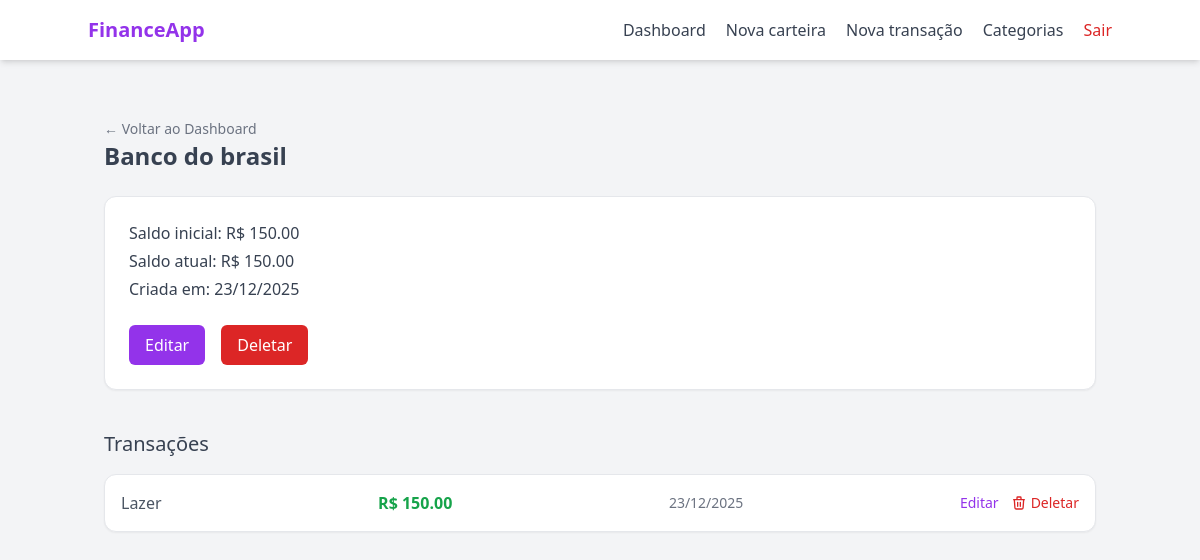
Before: /wallet/2 (signed in) with the older database file.
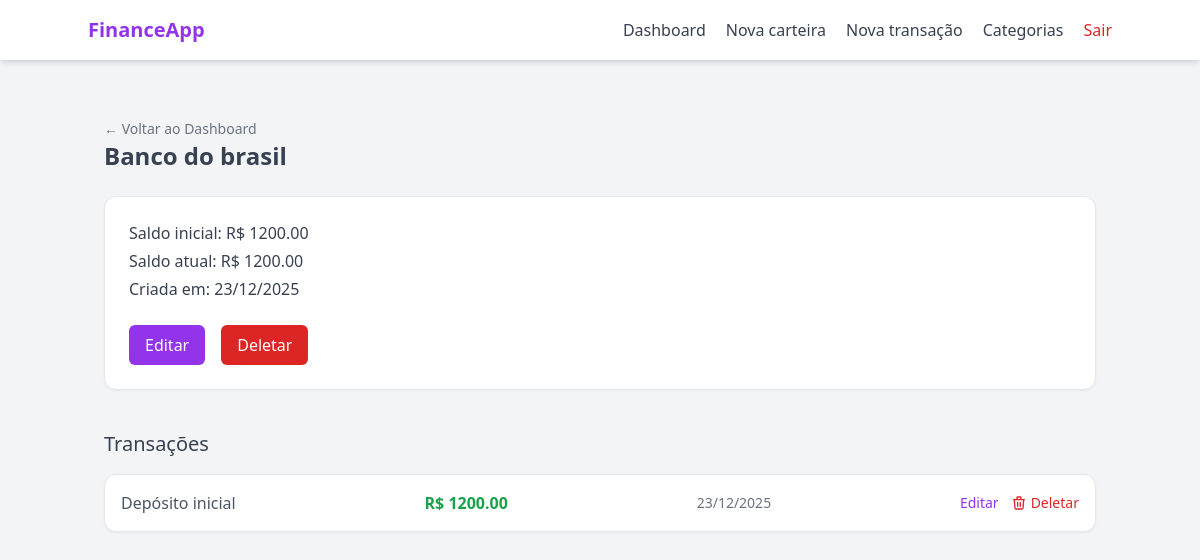
After: the same page with the newer database file.
### models/wallet.py (models this page shows, shortened)
class Wallet(db.Model):
    __tablename__ = "wallets"
    id = db.Column(db.Integer, primary_key= True)
    wallet_name = db.Column(db.String(100), nullable= False)
    initial_balance = db.Column(db.Float, default= 0.0)
    current_balance = db.Column(db.Float, default= 0.0)
    is_active = db.Column(db.Boolean, default= True)
    created_at = db.Column(db.DateTime, default= lambda: datetime.now(timezone.utc).date())
    user_id = db.Column(db.Integer, db.ForeignKey("users.id"), nullable= False)
    transactions = db.relationship("Transaction", backref="wallets", lazy= True)

### models/transaction.py (models this page shows, shortened)
class Transaction(db.Model):
    __tablename__ = "transactions"
    id = db.Column(db.Integer, primary_key= True)
    transaction_type = db.Column(db.String(20), nullable= False)
    value = db.Column(db.Float, nullable= False)
    created_at = db.Column(db.DateTime, default= lambda: datetime.now(timezone.utc))
    description = db.Column(db.String(100), nullable= True)
    wallet_id = db.Column(db.Integer, db.ForeignKey("wallets.id"), nullable= False)
    category_id = db.Column(db.Integer, db.ForeignKey("categories.id"), nullable= False)
    category = db.relationship("Category", lazy= True)

### models/category.py (models this page shows, shortened)
class Category(db.Model):
    __tablename__ = "categories"
    id = db.Column(db.Integer, primary_key= True)
    name = db.Column(db.String(100), nullable= False)
    type = db.Column(db.String(20), nullable= False)
    __mapper_args__ = {
        "polymorphic_on": type,
        "polymorphic_identity": "category"
    }

### routes/wallet_routes.py (the view)
@wallet_bp.route("/<int:wallet_id>", methods=["GET"])
@login_required
def wallet_detail_page(wallet_id):
    wallet = WalletController.get_wallet_by_id(wallet_id)
    transactions = TransactionController.get_transactions_by_wallet(wallet_id)
    categories = CategoryController.get_user_categories(user_id=current_user.id)
    if not wallet:
        return "Carteira não encontrada", 404
    if wallet.user_id != current_user.id:
        return "Acesso negado", 403
    return render_template("wallet/detail.html", wallet= wallet, transactions= transactions, categories= categories)

### controllers/category_controller.py (called while the page is built)
    @staticmethod
    def get_user_categories(user_id):
        return UserCategory.query.filter_by(user_id= user_id).all()

### controllers/transaction_controller.py (called while the page is built)
    @staticmethod
    def get_transactions_by_wallet(wallet_id):
        return Transaction.query.filter_by(wallet_id=wallet_id).order_by(Transaction.created_at.desc()).all()

### controllers/wallet_controller.py (called while the page is built)
    @staticmethod
    def get_wallet_by_id(wallet_id):
        wallet = Wallet.query.filter_by(id= wallet_id, is_active= True).first()
        return wallet

### templates/wallet/detail.html (shortened to what this page needs)
{% extends "base.html" %}
{% block content %}
<div class="text-left pt-4">
    <a href="{{ url_for('main_bp.dashboard_page') }}" class="text-sm text-gray-500 hover:text-purple-600 transition-colors">
            ← Voltar ao Dashboard
    </a>
</div>
<h1 class="text-2xl font-semibold text-gray-700 mb-6">
    {{ wallet.wallet_name }}
</h1>
<div class="bg-white shadow-sm rounded-xl p-6 border border-gray-200 mb-10">
    <div class="mb-6 space-y-1 text-gray-700">
        <p><span class="font-medium">Saldo inicial:</span> R$ {{ "%.2f"|format(wallet.initial_balance) }}</p>
        <p><span class="font-medium">Saldo atual:</span> R$ {{ "%.2f"|format(wallet.current_balance) }}</p>
        <p><span class="font-medium">Criada em:</span> {{ wallet.created_at.strftime("%d/%m/%Y") }}</p>
    </div>
    <div class="flex gap-4">
        <button id="openEditWalletModal" onclick="openEditWalletModal('{{url_for('wallet_bp.edit_wallet', wallet_id=wallet.id)}}', '{{wallet.wallet_name}}')"
                class="px-4 py-2 rounded-md bg-purple-600 text-white hover:bg-purple-700 transition">
            Editar
        </button>
        <button type="button"
            onclick="openConfirmModal(
                '{{ url_for('wallet_bp.delete_wallet', wallet_id=wallet.id) }}',
                'Deletar carteira',
                'Tem certeza que deseja deletar a carteira <strong>{{ wallet.wallet_name }}</strong>? Você não poderá realizar novas transações nela e as transações serão perdidas.'
            )"
            class="px-4 py-2 rounded-md bg-red-600 text-white hover:bg-red-700 transition">
            Deletar
        </button>
    </div>
</div>
<h2 class="text-xl text-gray-700 font-medium mb-4">Transações</h2>
<ul class="bg-white shadow-sm rounded-xl border border-gray-200 divide-y">
    {% if transactions %}
        {% for transaction in transactions %}
            <li class="p-4 flex items-center justify-between">
                <span class="text-gray-600 font-medium">
                    {{ transaction.category.name }}
                </span>
                <span class="{% if transaction.transaction_type == 'income' %}text-green-600{% else %}text-red-600{% endif %} font-semibold">
                    R$ {{ "%.2f"|format(transaction.value) }}
                </span>
                <span class="text-gray-500 text-sm">
                    {{ transaction.created_at.strftime('%d/%m/%Y') if transaction.created_at else "Sem data" }}
                </span>
                <div class="flex gap-3 text-sm">
                    <button
                        type="button"
                        class="text-purple-600 hover:underline"
                        onclick="openEditTransactionModal(
                            '#',
                            '{{transaction.value}}',
                            '{{ transaction.created_at.strftime('%Y-%m-%d') if transaction.created_at else '' }}',
                            '{{transaction.category_id}}'
                        )">
                        Editar
                    </button>
                    <button type="button"
                        onclick="openConfirmModal(
                            '{{ url_for('transaction_bp.delete_transaction', transaction_id=transaction.id) }}',
                            'Excluir Transação',
                            'Tem certeza que deseja apagar a transação de R$ {{ transaction.value }}? O saldo da carteira será atualizado.'
                        )"
                        class="text-red-600 hover:text-red-800 hover:underline transition-colors font-medium text-sm flex items-center gap-1">
                        <svg class="w-4 h-4" fill="none" stroke="currentColor" viewBox="0 0 24 24"><path stroke-linecap="round" stroke-linejoin="round" stroke-width="2" d="M19 7l-.867 12.142A2 2 0 0116.138 21H7.862a2 2 0 01-1.995-1.858L5 7m5 4v6m4-6v6m1-10V4a1 1 0 00-1-1h-4a1 1 0 00-1 1v3M4 7h16"></path></svg>
                        Deletar
                    </button>
                </div>
            </li>
        {% endfor %}
        {% else %}
        <li class="p-4 text-gray-500 text-center">Nenhuma transação encontrada</li>
        {% endif %}
    </ul>
{% endblock %}

### templates/base.html (shortened to what this page needs)
<!DOCTYPE html>
<html lang="pt-br">
<head>
    <script src="https://cdn.tailwindcss.com"></script>
</head>
<body class="bg-gray-100 text-gray-800">
    <header class="bg-white shadow-md p-4">
        <div class="max-w-5xl mx-auto flex items-center justify-between">
            <div class="text-xl font-bold text-purple-600">
                FinanceApp
            </div>
            <nav class="flex items-center gap-5 text-gray-700">
                <a href="/dashboard" class="hover:text-purple-600 transition">Dashboard</a>
                <a href="/wallet/new" class="hover:text-purple-600 transition">Nova carteira</a>
                <a href="/transaction/new" class="hover:text-purple-600 transition">Nova transação</a>
                <a href="{{ url_for('category_bp.category_index_page') }}" class="hover:text-purple-600 transition">Categorias</a>
                <a href="{{ url_for('auth_bp.logout') }}"
                   class="text-red-600 font-medium hover:text-red-700 transition">
                    Sair
                </a>
            </nav>
        </div>
    </header>
    <main class="max-w-5xl mx-auto py-10 px-4">
        {% block content %}
        {% endblock %}
    </main>
</body>
</html>

Changed rows visible on the page:
removed Transaction: value "150.00"
changed Wallet "Banco do brasil": initial_balance "150.00" → "1200.00"; current_balance "150.00" → "1200.00"
added Transaction: value "1200.00"
